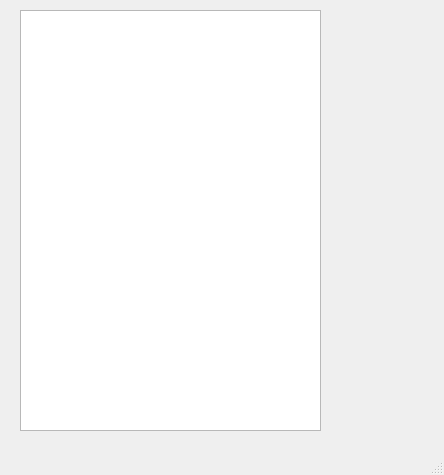
<?xml version="1.0" encoding="UTF-8"?>
<ui version="4.0">
 <class>MainWindow</class>
 <widget class="QMainWindow" name="MainWindow">
  <property name="geometry">
   <rect>
    <x>0</x>
    <y>0</y>
    <width>444</width>
    <height>475</height>
   </rect>
  </property>
  <property name="sizePolicy">
   <sizepolicy hsizetype="Expanding" vsizetype="Expanding">
    <horstretch>0</horstretch>
    <verstretch>0</verstretch>
   </sizepolicy>
  </property>
  <property name="windowTitle">
   <string>Knut Code</string>
  </property>
  <widget class="QWidget" name="centralwidget">
   <widget class="QTableView" name="tableView">
    <property name="geometry">
     <rect>
      <x>20</x>
      <y>10</y>
      <width>301</width>
      <height>421</height>
     </rect>
    </property>
    <property name="cornerButtonEnabled">
     <bool>false</bool>
    </property>
    <attribute name="horizontalHeaderVisible">
     <bool>false</bool>
    </attribute>
    <attribute name="horizontalHeaderMinimumSectionSize">
     <number>20</number>
    </attribute>
    <attribute name="horizontalHeaderDefaultSectionSize">
     <number>25</number>
    </attribute>
    <attribute name="horizontalHeaderHighlightSections">
     <bool>false</bool>
    </attribute>
    <attribute name="verticalHeaderVisible">
     <bool>false</bool>
    </attribute>
    <attribute name="verticalHeaderMinimumSectionSize">
     <number>20</number>
    </attribute>
    <attribute name="verticalHeaderDefaultSectionSize">
     <number>25</number>
    </attribute>
    <attribute name="verticalHeaderHighlightSections">
     <bool>false</bool>
    </attribute>
   </widget>
  </widget>
  <widget class="QMenuBar" name="menubar">
   <property name="geometry">
    <rect>
     <x>0</x>
     <y>0</y>
     <width>444</width>
     <height>22</height>
    </rect>
   </property>
  </widget>
  <widget class="QStatusBar" name="statusbar"/>
 </widget>
 <resources/>
 <connections/>
</ui>
